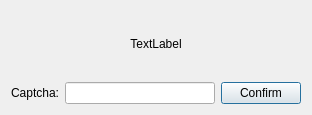
<?xml version="1.0" encoding="UTF-8"?>
<ui version="4.0">
 <class>QQCaptcha</class>
 <widget class="QDialog" name="QQCaptcha">
  <property name="geometry">
   <rect>
    <x>0</x>
    <y>0</y>
    <width>312</width>
    <height>115</height>
   </rect>
  </property>
  <property name="sizePolicy">
   <sizepolicy hsizetype="Fixed" vsizetype="Fixed">
    <horstretch>0</horstretch>
    <verstretch>0</verstretch>
   </sizepolicy>
  </property>
  <property name="windowTitle">
   <string/>
  </property>
  <layout class="QVBoxLayout" name="verticalLayout">
   <item>
    <widget class="QLabel" name="lbl_captcha_">
     <property name="text">
      <string>TextLabel</string>
     </property>
     <property name="alignment">
      <set>Qt::AlignCenter</set>
     </property>
    </widget>
   </item>
   <item>
    <layout class="QHBoxLayout" name="horizontalLayout_2">
     <item>
      <layout class="QHBoxLayout" name="horizontalLayout">
       <item>
        <widget class="QLabel" name="label">
         <property name="text">
          <string>Captcha:</string>
         </property>
         <property name="buddy">
          <cstring>le_captcha_</cstring>
         </property>
        </widget>
       </item>
       <item>
        <widget class="QLineEdit" name="le_captcha_"/>
       </item>
      </layout>
     </item>
     <item>
      <widget class="QPushButton" name="pb_confirm_">
       <property name="text">
        <string>Confirm</string>
       </property>
      </widget>
     </item>
    </layout>
   </item>
  </layout>
 </widget>
 <resources/>
 <connections>
  <connection>
   <sender>pb_confirm_</sender>
   <signal>clicked()</signal>
   <receiver>QQCaptcha</receiver>
   <slot>accept()</slot>
   <hints>
    <hint type="sourcelabel">
     <x>268</x>
     <y>83</y>
    </hint>
    <hint type="destinationlabel">
     <x>232</x>
     <y>103</y>
    </hint>
   </hints>
  </connection>
 </connections>
</ui>
